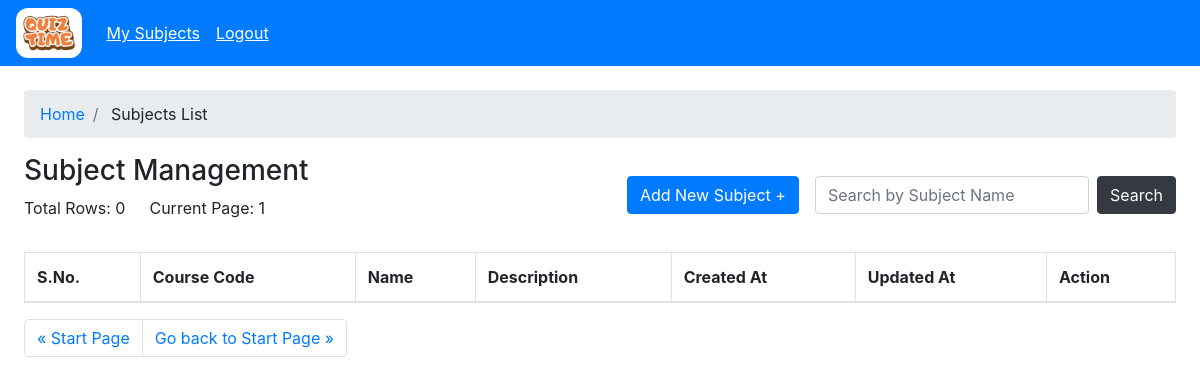
The app's page /admin/subject/ (signed in), older data.
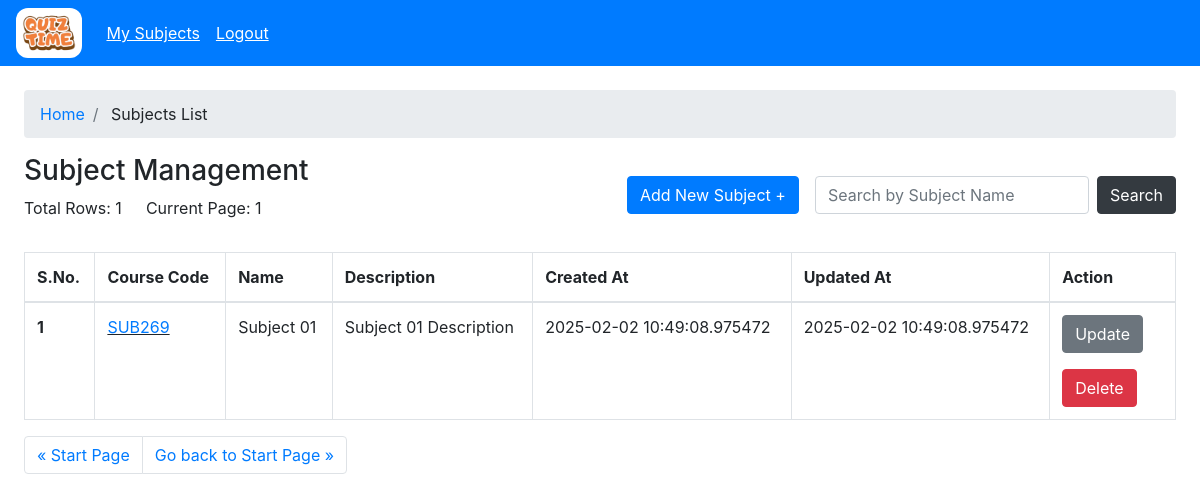
The same page, newer data.
### models/model.py (models this page shows)
class Subject(db.Model):
    __tablename__='subjects'
    id=db.Column(db.VARCHAR(100), primary_key=True)
    name=db.Column(db.VARCHAR(100), nullable=False)
    description=db.Column(db.VARCHAR(100), nullable=False)
    created_at=db.Column(db.TIMESTAMP, nullable=False)
    updated_at=db.Column(db.TIMESTAMP, nullable=False)
    code=db.Column(db.VARCHAR(100), nullable=False)

### controllers/admin/admin_subject.py (the view)
@subject.route("/")
@login_required
@role_required("admin")
def subject_home():
    skip = int(request.args.get("skip", 0))
    take = int(request.args.get("take", 25))
    where = request.args.get("where", "{}")
    try:
        where = json.loads(where) if where else {}
        subjects = Subject.query.filter_by(**where).offset(skip).limit(take).all()
        total_rows = Subject.query.count()
        return render_template("admin/subjects/admin_subject.html",rows=subjects, total_rows=total_rows, skip=skip, take=take, )
    except Exception as e:
        return flash_and_redirect(str(e), "danger", url_for("subject.subject_home"))

### app.py (called while the page is built)
    @login_manager.user_loader
    def load_user(user_id):
        return User.query.get(user_id)

### controllers/decorator.py (called while the page is built)
def role_required(role):
    def decorator(func):
        @wraps(func)
        def wrapper(*args, **kwargs):
            if not current_user.is_authenticated:
                return redirect(url_for("auth.login"))
            if current_user.user_type != role and session.get("user_type") != role:
                if current_user.user_type == "admin":
                    return redirect(url_for("admin.admin_home"))
                return redirect(url_for("user.user_home"))
            return func(*args, **kwargs)
        return wrapper
    return decorator

### templates/admin/subjects/admin_subject.html (shortened to what this page needs)
{% extends "base.html" %} {% block title %}Subject Management{% endblock %} {%
block content %} {% include "admin/admin_wrapper.html" %}
<section class="min-vh-100 p-4">
  <nav aria-label="breadcrumb">
    <ol class="breadcrumb">
      <li class="breadcrumb-item"><a href="/admin">Home</a></li>
      <li class="breadcrumb-item">
        <a>Subjects List</a>
      </li>
    </ol>
  </nav>
  <div class="d-flex flex-wrap justify-content-between">
    <div>
      <h3>Subject Management</h3>
      <div class="d-flex align-items-center">
        <p class="mr-4">Total Rows: {{ total_rows }}</p>
        <p>
          Current Page: {% if skip and take %} {{ ((skip|int)//take)+1 }} {%
          else %}1{% endif %}
        </p>
      </div>
    </div>
    <div class="form-inline my-2 my-lg-0">
      <button type="button" class="btn btn-primary mr-3">
        <a class="text-white" href="/admin/subject/new">
          Add New Subject
          <span aria-hidden="true">&plus;</span>
        </a>
      </button>
      <input
        class="form-control mt-2 mt-sm-0 mr-sm-2"
        type="search"
        id="subjectInput"
        placeholder="Search by Subject Name"
        aria-label="Search"
      />
      <button
        onclick="searchBySubject('{{skip}}', '{{take}}')"
        class="btn btn-dark my-2 my-sm-0"
      >
        <a>Search</a>
      </button>
    </div>
  </div>
  <section class="mt-3">
    <div class="table-responsive">
      <table class="table table-bordered table-hover">
        <thead>
          <tr>
            <th scope="col">S.No.</th>
            <th scope="col">Course Code</th>
            <th scope="col">Name</th>
            <th scope="col">Description</th>
            <th scope="col">Created At</th>
            <th scope="col">Updated At</th>
            <th scope="col">Action</th>
          </tr>
        </thead>
        <tbody>
          {% for sub in rows %}
          <tr class="pointer">
            <th scope="row">{{ loop.index+skip }}</th>
            <td class="link">
              <a href="/admin/subject/view?sub_id={{ sub.id }}&take=25&skip=0"
                >{{ sub.code }}</a
              >
            </td>
            <td>{{ sub.name }}</td>
            <td>{{ sub.description }}</td>
            <td>{{ sub.created_at }}</td>
            <td>{{ sub.updated_at }}</td>
            <td>
              <button
                type="button"
                class="btn btn-secondary mr-3 mb-3 mb-sm-0"
                onclick="window.location.href='/admin/subject/update?sub_id={{ sub.id }}'"
              >
                Update
              </button>
              <form
                method="post"
                action="/admin/subject/delete?sub_id={{ sub.id }}"
                onsubmit="return confirm('Are you sure you wish to delete the subject with {{sub.code}}?, !! This will delete all chapters, quizzes and questions associated with it !!');"
              >
                <input
                  type="submit"
                  class="btn mt-3 btn-danger"
                  value="Delete"
                />
              </form>
            </td>
          </tr>
          {% endfor %}
        </tbody>
      </table>
      <nav aria-label="Page navigation example">
        <ul class="pagination">
          <li class="page-item">
            <a
              class="page-link"
              href="/admin/subject?skip={{ (skip - take) if skip > 0 else 0 }}&take={{ take }}"
              aria-label="Previous"
            >
              <span aria-hidden="true">&laquo;</span>
              <span
                >{% if skip > 0 %}Previous{% else %}Start Page{% endif %}</span
              >
            </a>
          </li>
          <li class="page-item">
            <a
              class="page-link"
              href="/admin/subject?skip={{ ( ((skip//take)+1)*take if ((skip|int+take) < total_rows) else None  ) if ((skip|int+take) < total_rows) else 0 }}&take={{ take }}"
              aria-label="Next"
            >
              <span
                >{% if ((skip|int + take) < total_rows) %}Next{% else %}Go back
                to Start Page{% endif %}</span
              >
              <span aria-hidden="true">&raquo;</span>
            </a>
          </li>
        </ul>
      </nav>
    </div>
  </section>
</section>
{% endblock %}

### templates/base.html (shortened to what this page needs)
<!DOCTYPE html>
<html lang="en">
  <head>
    <link rel="stylesheet" href="/static/css/style.css" />
    <link
      rel="stylesheet"
      href="https://cdn.jsdelivr.net/npm/bootstrap@4.3.1/dist/css/bootstrap.min.css"
    />
  </head>
  <body>
    {% block content %} {% endblock %}
  </body>
</html>

### templates/admin/admin_wrapper.html (shortened to what this page needs)
<nav class="navbar navbar-expand-lg navbar-dark bg-primary">
  <a href="/admin">
    <img
      alt="logo"
      src="/static/images/logo.png"
      class="adminLogo navbar-brand"
    />
  </a>
  <div class="collapse navbar-collapse" id="navbarSupportedContent">
    <ul class="navbar-nav mr-auto">
      <li class="nav-item">
        <a class="anchor nav-link" href="/admin/subject?skip=0&take=25"
          >My Subjects</a
        >
      </li>
      <li class="nav-item">
        <a class="anchor nav-link" href="/auth/logout">Logout</a>
      </li>
    </ul>
  </div>
</nav>

### static/css/style.css (style rules this page uses)
.adminLogo { height: 50px; background-color: white !important; border-radius: 12px; padding: 6px; }
.pointer { cursor: pointer; }
.anchor { color: white !important; text-decoration: underline !important; }
.link { text-decoration: underline !important; }

Row changes from the older to the newer data that the page shows:
added Subject: code "SUB269", name "Subject 01", description "Subject 01 Description", created_at "2025-02-02 10:49:08.975472", updated_at "2025-02-02 10:49:08.975472"
Text that changed along with them:
{{ total_rows }}: "0" → "1"
